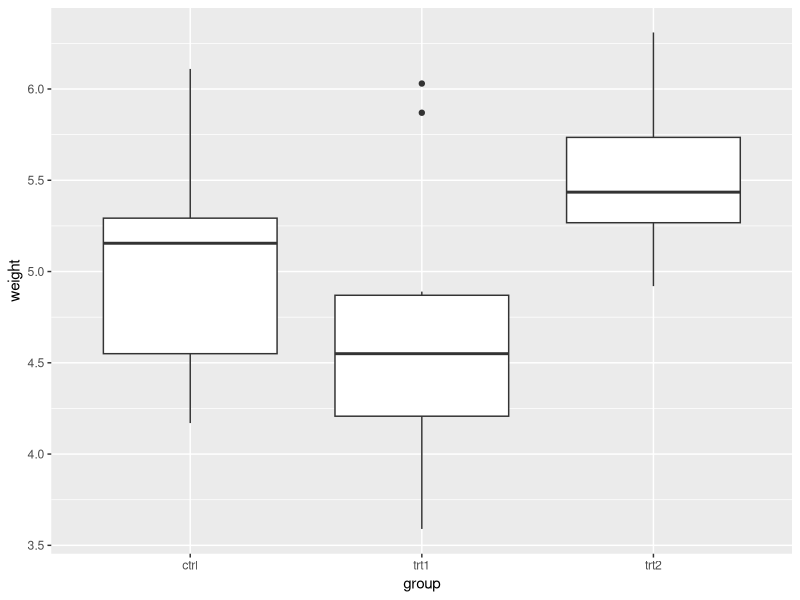
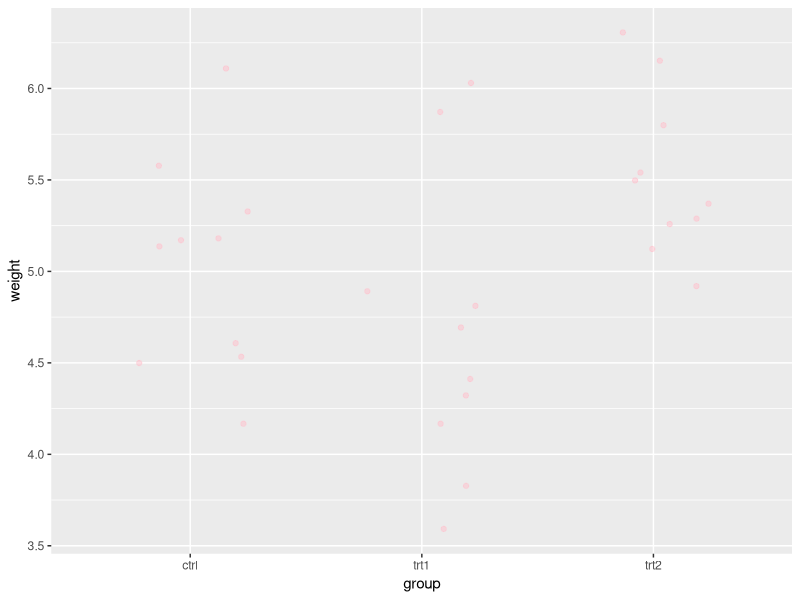
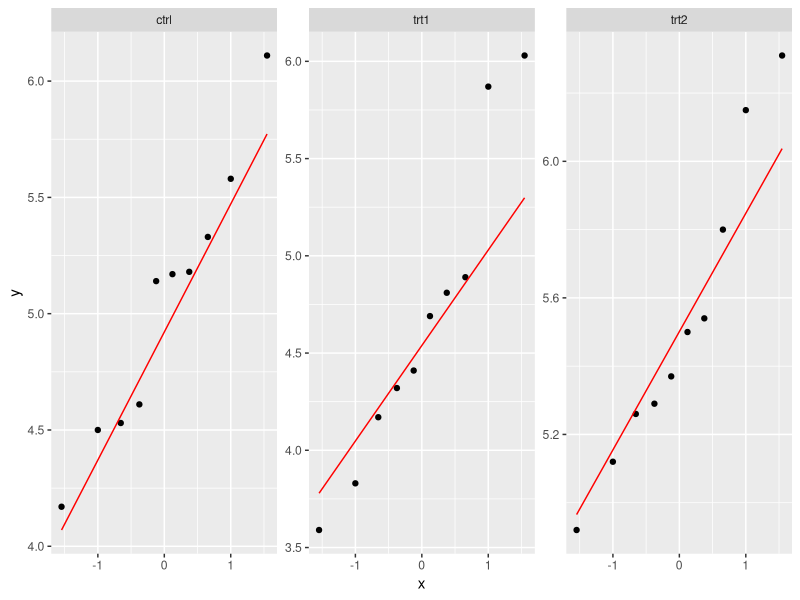

Write R code to recreate these figures, in order.
# Plant Growth Case Study ----

# Load packages ----
# This should already be loaded if you executed the commands in the previous file.
library(tidyverse)

# A built-in data set ----
data(PlantGrowth)

# 1. Descriptive Statistics ----
# The "global mean", e.g. ANOVA Null hypothesis
mean(PlantGrowth$weight)
range(PlantGrowth$weight) # min & max

# group-wise stats
# Here, using functions from dplyr, a part of the Tidyverse
# Thus, using Tidyverse notation
# %>% is the "the pipe operator"
# Pronounce it as "... and then ..."
# Type it using shift + ctrl + m
PlantGrowth %>% 
  group_by(group) %>% 
  summarise(avg = mean(weight),
            stdev = sd(weight),
            med = median(weight))

# What is grouping: Add an attribute to the data that downstream func recognize.
PlantGrowth %>% 
  group_by(group)

# LHS %>% RHS
# summarise(group_by(PlantGrowth, group), avg = mean(weight), stdev = sd(weight))


# 2. Data Visualization ----
# Here, using functions from ggplot2, a part of the Tidyverse
# 3 essential components
# 1 - The data
# 2 - Aesthetics - "mapping" variables onto scales
# scales: x, y, color, size, shape, linetype
# 3 - Geometry - how the plot will look

# box plot
ggplot(PlantGrowth, aes(x = group, y = weight)) +
  geom_boxplot()

# "dot plot"
ggplot(PlantGrowth, aes(x = group, y = weight)) +
  geom_jitter(width = 0.25, alpha = 0.5, color = "pink")

# Q-Q plot (useful, but a bit more advanced):
ggplot(PlantGrowth, aes(sample = weight)) +
  geom_qq() +
  geom_qq_line(color = "red") +
  facet_wrap(~ group, scales = "free_y")

# 3. Inferential Statistics ----
# first step: define a linear model
# ~ means "described by"
plant_lm <- lm(weight ~ group, data = PlantGrowth)
plant_lm

# t-tests
# Typically, use t.test(), but here, we can use:
summary(plant_lm) # p-values are labeled Pr(>|t|)

# 1-way ANOVA
anova(plant_lm)

# For all pair-wise comparisons use 
plant_aov <- aov(weight ~ group, data = PlantGrowth)
TukeyHSD(plant_aov)